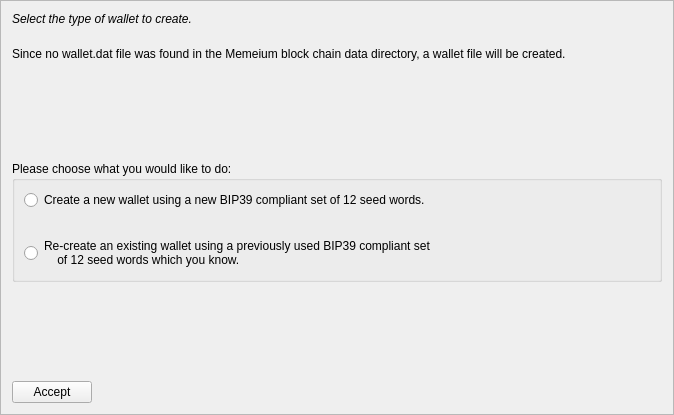
<?xml version="1.0" encoding="UTF-8"?>
<ui version="4.0">
    <class>MnemonicDialog1</class>
    <widget class="QFrame" name="MnemonicDialog1">
        <property name="geometry">
            <rect>
                <x>0</x>
                <y>0</y>
                <width>674</width>
                <height>415</height>
            </rect>
        </property>
        <property name="windowTitle">
            <string>HD Wallet Setup</string>
        </property>
        <property name="frameShape">
            <enum>QFrame::StyledPanel</enum>
        </property>
        <property name="frameShadow">
            <enum>QFrame::Raised</enum>
        </property>
        <layout class="QVBoxLayout" name="verticalLayout">
            <item>
                <widget class="QLabel" name="walletLabel">
                    <property name="styleSheet">
                        <string notr="true">QLabel { font-style:italic; }</string>
                    </property>
                    <property name="text">
                        <string>Select the type of wallet to create.</string>
                    </property>
                    <property name="wordWrap">
                        <bool>true</bool>
                    </property>
                </widget>
            </item>
            <item>
                <spacer name="verticalSpacer_4">
                    <property name="orientation">
                        <enum>Qt::Vertical</enum>
                    </property>
                    <property name="sizeType">
                        <enum>QSizePolicy::Minimum</enum>
                    </property>
                    <property name="sizeHint" stdset="0">
                        <size>
                            <width>20</width>
                            <height>15</height>
                        </size>
                    </property>
                </spacer>
            </item>
            <item>
                <widget class="QLabel" name="wallettypeLabel">
                    <property name="text">
                        <string>Since no wallet.dat file was found in the Memeium block chain data directory, a wallet file will be created.</string>
                    </property>
                    <property name="wordWrap">
                        <bool>true</bool>
                    </property>
                </widget>
            </item>
            <item>
                <spacer name="verticalSpacer">
                    <property name="orientation">
                        <enum>Qt::Vertical</enum>
                    </property>
                    <property name="sizeHint" stdset="0">
                        <size>
                            <width>20</width>
                            <height>40</height>
                        </size>
                    </property>
                </spacer>
            </item>
            <item>
                <widget class="QGroupBox" name="groupBox">
                    <property name="title">
                        <string>Please choose what you would like to do:</string>
                    </property>
                    <layout class="QVBoxLayout" name="verticalLayout_2">
                        <item>
                            <widget class="QRadioButton" name="walletNewRadio">
                                <property name="text">
                                    <string>Create a new wallet using a new BIP39 compliant set of 12 seed words.</string>
                                </property>
                            </widget>
                        </item>
                        <item>
                            <spacer name="verticalSpacer_3">
                                <property name="orientation">
                                    <enum>Qt::Vertical</enum>
                                </property>
                                <property name="sizeHint" stdset="0">
                                    <size>
                                        <width>20</width>
                                        <height>20</height>
                                    </size>
                                </property>
                            </spacer>
                        </item>
                        <item>
                            <widget class="QRadioButton" name="walletOldRadio">
                                <property name="text">
                                    <string>Re-create an existing wallet using a previously used BIP39 compliant set 
    of 12 seed words which you know.</string>
                                </property>
                            </widget>
                        </item>
                    </layout>
                </widget>
            </item>
            <item>
                <spacer name="verticalSpacer_2">
                    <property name="orientation">
                        <enum>Qt::Vertical</enum>
                    </property>
                    <property name="sizeHint" stdset="0">
                        <size>
                            <width>20</width>
                            <height>40</height>
                        </size>
                    </property>
                </spacer>
            </item>
            <item>
                <layout class="QHBoxLayout" name="horizontalLayout">
                    <item>
                        <widget class="QPushButton" name="acceptButton">
                            <property name="text">
                                <string>Accept</string>
                            </property>
                            <property name="autoDefault">
                                <bool>false</bool>
                            </property>
                        </widget>
                    </item>
                    <item>
                        <spacer name="horizontalSpacer">
                            <property name="orientation">
                                <enum>Qt::Horizontal</enum>
                            </property>
                            <property name="sizeHint" stdset="0">
                                <size>
                                    <width>40</width>
                                    <height>20</height>
                                </size>
                            </property>
                        </spacer>
                    </item>
                </layout>
            </item>
        </layout>
    </widget>
    <resources/>
    <connections/>
</ui>
